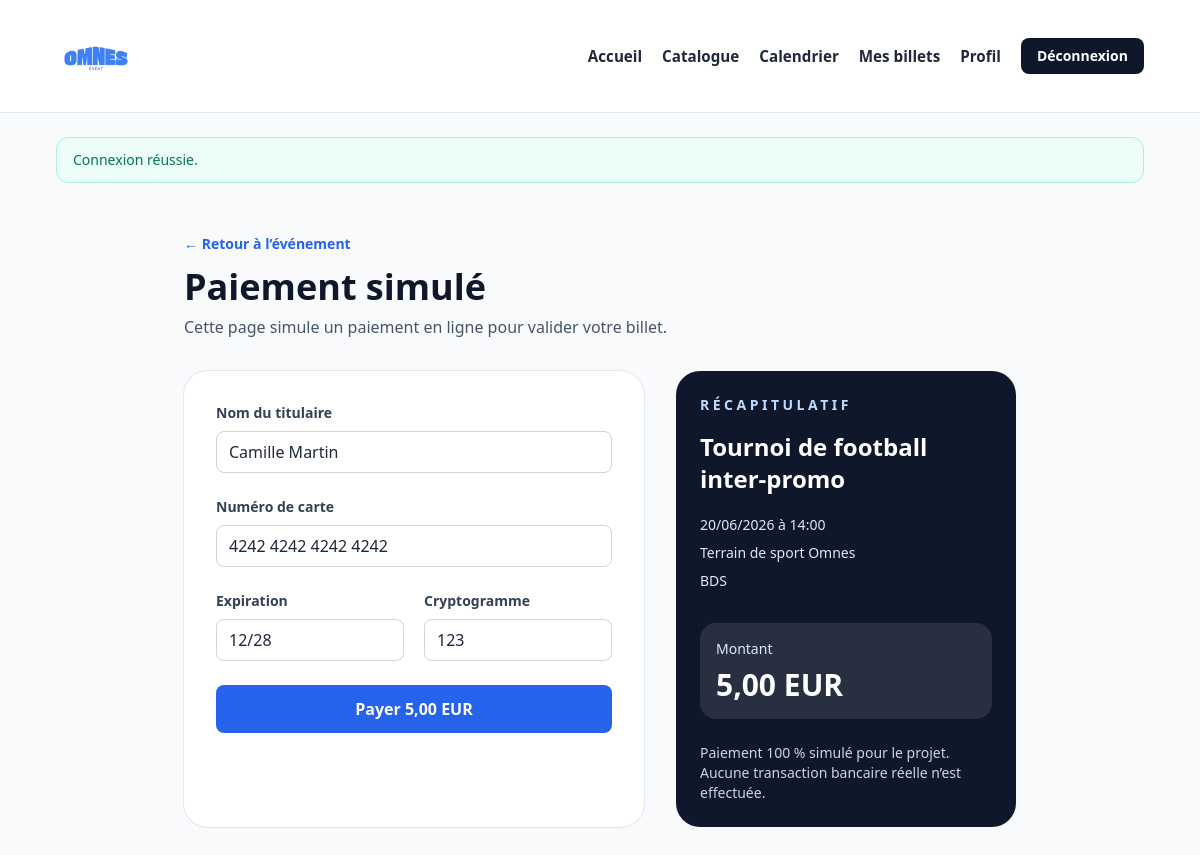
Screenshot of /pages/paiement.php?event_id=2 (signed in) with the database file from the repository.
### tables this page shows
CREATE TABLE users (
    id INT AUTO_INCREMENT PRIMARY KEY,
    prenom VARCHAR(100) NOT NULL,
    nom VARCHAR(100) NOT NULL,
    email VARCHAR(190) NOT NULL UNIQUE,
    password VARCHAR(255) NOT NULL,
    role ENUM('participant', 'organisateur', 'administrateur') NOT NULL DEFAULT 'participant',
    statut_organisateur ENUM('valide', 'en_attente') NOT NULL DEFAULT 'valide',
    created_at TIMESTAMP NOT NULL DEFAULT CURRENT_TIMESTAMP
);

CREATE TABLE evenements (
    id INT AUTO_INCREMENT PRIMARY KEY,
    titre VARCHAR(180) NOT NULL,
    description TEXT NOT NULL,
    details_complets TEXT NULL,
    date_evenement DATETIME NOT NULL,
    lieu VARCHAR(180) NOT NULL,
    adresse_complete VARCHAR(255) NULL,
    categorie VARCHAR(50) NOT NULL,
    association VARCHAR(120) NOT NULL,
    image VARCHAR(255) NULL,
    capacite_max INT NOT NULL,
    prix DECIMAL(10,2) NOT NULL DEFAULT 0.00,
    places_reservees INT NOT NULL DEFAULT 0,
    statut ENUM('actif', 'annule') NOT NULL DEFAULT 'actif',
    organisateur_id INT NOT NULL,
    created_at TIMESTAMP NOT NULL DEFAULT CURRENT_TIMESTAMP,
    CONSTRAINT fk_evenements_organisateur
        FOREIGN KEY (organisateur_id) REFERENCES users(id)
        ON DELETE CASCADE
        ON UPDATE CASCADE
);

### includes/functions.php (called while the page is built, shortened)
<?php
function e(null|string|int|float $value): string
{
    return htmlspecialchars((string) $value, ENT_QUOTES, 'UTF-8');
}
function url(string $path = ''): string
{
    $path = trim($path);
    return BASE_URL . '/' . ltrim($path, '/');
}
function user_full_name(array $user): string
{
    return trim(($user['prenom'] ?? '') . ' ' . ($user['nom'] ?? ''));
}
function old(string $key, string $default = ''): string
{
    return isset($_POST[$key]) ? trim((string) $_POST[$key]) : $default;
}
function format_event_date(string $datetime, string $format = 'd/m/Y à H:i'): string
{
    return (new DateTime($datetime))->format($format);
}
function event_price(array $event): float
{
    return round((float) ($event['prix'] ?? 0), 2);
}
function format_price(float $price): string
{
    return number_format($price, 2, ',', ' ') . ' EUR';
}
function fetch_user_by_id(PDO $pdo, int $userId): ?array
{
    $stmt = $pdo->prepare('SELECT * FROM users WHERE id = :id LIMIT 1');
    $stmt->execute(['id' => $userId]);
    $user = $stmt->fetch();
    return $user ?: null;
}
function fetch_event_by_id(PDO $pdo, int $eventId): ?array
{
    $sql = 'SELECT e.*,
                   CONCAT(u.prenom, " ", u.nom) AS organisateur_nom,
                   u.email AS organisateur_email
            FROM evenements e
            LEFT JOIN users u ON u.id = e.organisateur_id
            WHERE e.id = :id
            LIMIT 1';
    $stmt = $pdo->prepare($sql);
    $stmt->execute(['id' => $eventId]);
    $event = $stmt->fetch();
    return $event ?: null;
}

### includes/bootstrap.php (called while the page is built, shortened)
<?php
require_once __DIR__ . '/functions.php';
require_once __DIR__ . '/db.php';
if (isset($_SESSION['user']['id'])) {
    $freshUser = fetch_user_by_id($pdo, (int) $_SESSION['user']['id']);
}

### pages/paiement.php (the view, shortened to what this page needs)
<?php
require_once __DIR__ . '/../includes/bootstrap.php';
$eventId = isset($_GET['event_id']) ? (int) $_GET['event_id'] : 0;
$event = fetch_event_by_id($pdo, $eventId);
include __DIR__ . '/../includes/header.php';
?>
<section class="mx-auto max-w-4xl px-4 py-12 md:px-8">
    <div class="mb-8">
        <a href="<?= e(url('pages/detail-evenement.php?id=' . $eventId)) ?>" class="text-sm font-semibold text-blue-600 hover:text-blue-700">&larr; Retour à l’événement</a>
        <h1 class="mt-3 text-4xl font-bold text-slate-900">Paiement simulé</h1>
        <p class="mt-2 text-slate-600">Cette page simule un paiement en ligne pour valider votre billet.</p>
    </div>
    <div class="grid gap-8 lg:grid-cols-[1fr,340px]">
        <div class="rounded-3xl bg-white p-8 shadow-sm ring-1 ring-slate-200">
            <form method="post" class="space-y-6">
                <div>
                    <label for="titulaire" class="mb-2 block text-sm font-semibold text-slate-700">Nom du titulaire</label>
                    <input type="text" id="titulaire" name="titulaire" value="<?= e(old('titulaire', user_full_name($user))) ?>" class="w-full rounded-lg border border-slate-300 px-3 py-2" required>
                </div>
                <div>
                    <label for="numero_carte" class="mb-2 block text-sm font-semibold text-slate-700">Numéro de carte</label>
                    <input type="text" id="numero_carte" name="numero_carte" value="<?= e(old('numero_carte', '4242 4242 4242 4242')) ?>" class="w-full rounded-lg border border-slate-300 px-3 py-2" required>
                </div>
                <div class="grid gap-5 md:grid-cols-2">
                    <div>
                        <label for="expiration" class="mb-2 block text-sm font-semibold text-slate-700">Expiration</label>
                        <input type="text" id="expiration" name="expiration" value="<?= e(old('expiration', '12/28')) ?>" class="w-full rounded-lg border border-slate-300 px-3 py-2" required>
                    </div>
                    <div>
                        <label for="crypto" class="mb-2 block text-sm font-semibold text-slate-700">Cryptogramme</label>
                        <input type="text" id="crypto" name="crypto" value="<?= e(old('crypto', '123')) ?>" class="w-full rounded-lg border border-slate-300 px-3 py-2" required>
                    </div>
                </div>
                <button type="submit" class="w-full rounded-lg bg-blue-600 px-6 py-3 font-semibold text-white hover:bg-blue-700">
                    Payer <?= e(format_price(event_price($event))) ?>
                </button>
            </form>
        </div>
        <aside class="rounded-3xl bg-slate-900 p-6 text-white">
            <p class="text-sm font-semibold uppercase tracking-[0.25em] text-blue-200">Récapitulatif</p>
            <h2 class="mt-4 text-2xl font-bold"><?= e($event['titre']) ?></h2>
            <div class="mt-5 space-y-2 text-sm text-slate-200">
                <p><?= e(format_event_date($event['date_evenement'])) ?></p>
                <p><?= e($event['lieu']) ?></p>
                <p><?= e($event['association']) ?></p>
            </div>
            <div class="mt-8 rounded-2xl bg-white/10 p-4">
                <p class="text-sm text-blue-100">Montant</p>
                <p class="mt-2 text-3xl font-bold"><?= e(format_price(event_price($event))) ?></p>
            </div>
            <p class="mt-6 text-sm text-slate-300">
                Paiement 100 % simulé pour le projet. Aucune transaction bancaire réelle n’est effectuée.
            </p>
        </aside>
    </div>
</section>
<?php include __DIR__ . '/../includes/footer.php'; ?>

### assets/styles.css (style rules this page uses)
html { scroll-behavior: smooth; }
body { font-family: "Segoe UI", Tahoma, Geneva, Verdana, sans-serif; }

### rows the page displays
users: titulaire "Camille Martin"
evenements: prix "5,00 EUR", titre "Tournoi de football inter-promo", date_evenement "20/06/2026 à 14:00", lieu "Terrain de sport Omnes", association "BDS"

### other values shown
$message['message'] "Connexion réussie."
